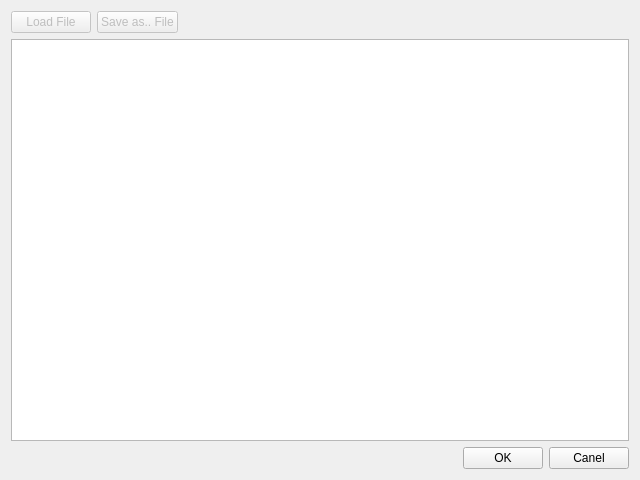
<?xml version="1.0" encoding="UTF-8"?>
<ui version="4.0">
 <class>SetTextDialog</class>
 <widget class="QDialog" name="SetTextDialog">
  <property name="geometry">
   <rect>
    <x>0</x>
    <y>0</y>
    <width>640</width>
    <height>480</height>
   </rect>
  </property>
  <property name="windowTitle">
   <string>Set Text</string>
  </property>
  <layout class="QVBoxLayout" name="verticalLayout">
   <item>
    <layout class="QHBoxLayout" name="horizontalLayout_2">
     <item>
      <widget class="QPushButton" name="loadBtn">
       <property name="enabled">
        <bool>false</bool>
       </property>
       <property name="text">
        <string>Load File</string>
       </property>
      </widget>
     </item>
     <item>
      <widget class="QPushButton" name="saveBtn">
       <property name="enabled">
        <bool>false</bool>
       </property>
       <property name="text">
        <string>Save as.. File</string>
       </property>
      </widget>
     </item>
     <item>
      <spacer name="horizontalSpacer_2">
       <property name="orientation">
        <enum>Qt::Horizontal</enum>
       </property>
       <property name="sizeHint" stdset="0">
        <size>
         <width>40</width>
         <height>20</height>
        </size>
       </property>
      </spacer>
     </item>
    </layout>
   </item>
   <item>
    <widget class="QTextEdit" name="textEdit"/>
   </item>
   <item>
    <layout class="QHBoxLayout" name="horizontalLayout">
     <item>
      <spacer name="horizontalSpacer">
       <property name="orientation">
        <enum>Qt::Horizontal</enum>
       </property>
       <property name="sizeHint" stdset="0">
        <size>
         <width>40</width>
         <height>20</height>
        </size>
       </property>
      </spacer>
     </item>
     <item>
      <widget class="QPushButton" name="okBtn">
       <property name="text">
        <string>OK</string>
       </property>
      </widget>
     </item>
     <item>
      <widget class="QPushButton" name="cancelBtn">
       <property name="text">
        <string>Canel</string>
       </property>
      </widget>
     </item>
    </layout>
   </item>
  </layout>
 </widget>
 <resources/>
 <connections/>
</ui>
